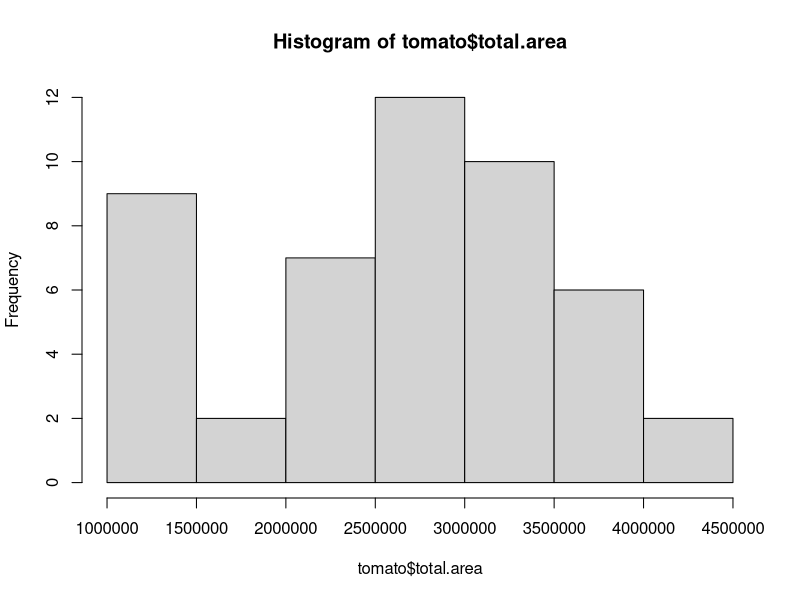
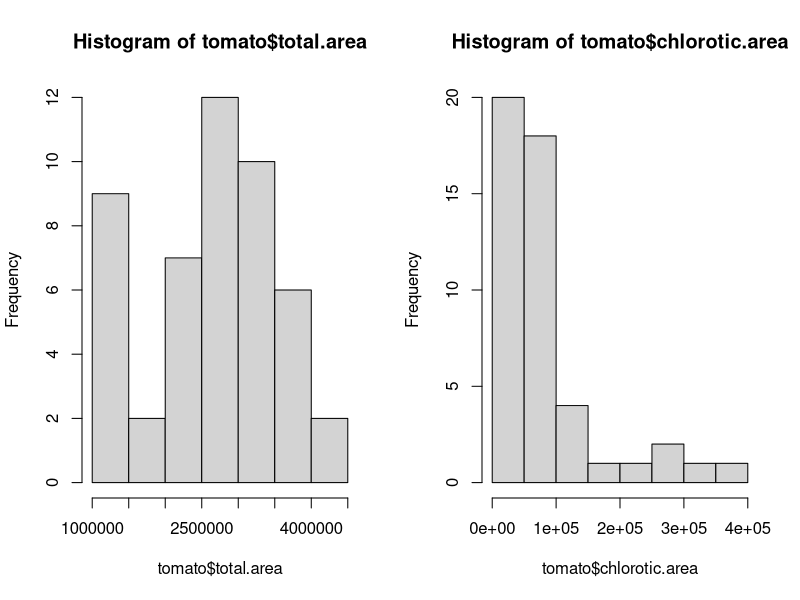
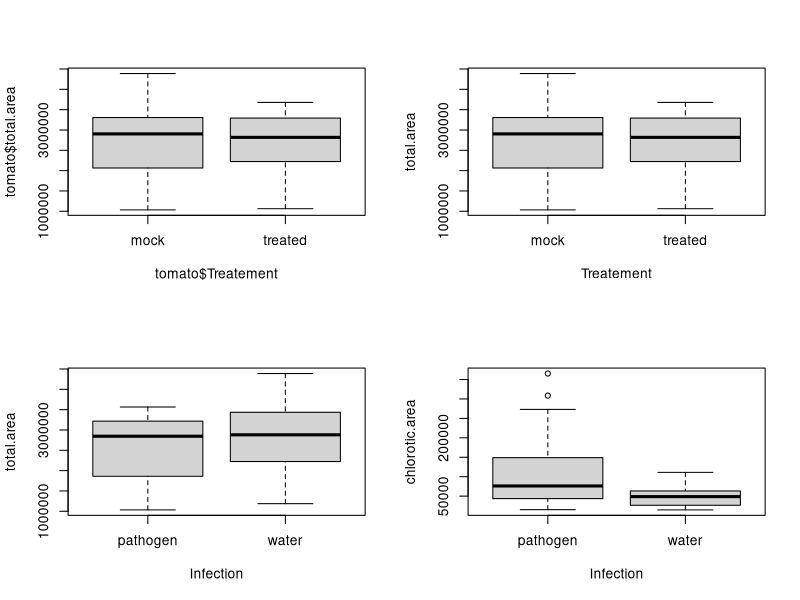
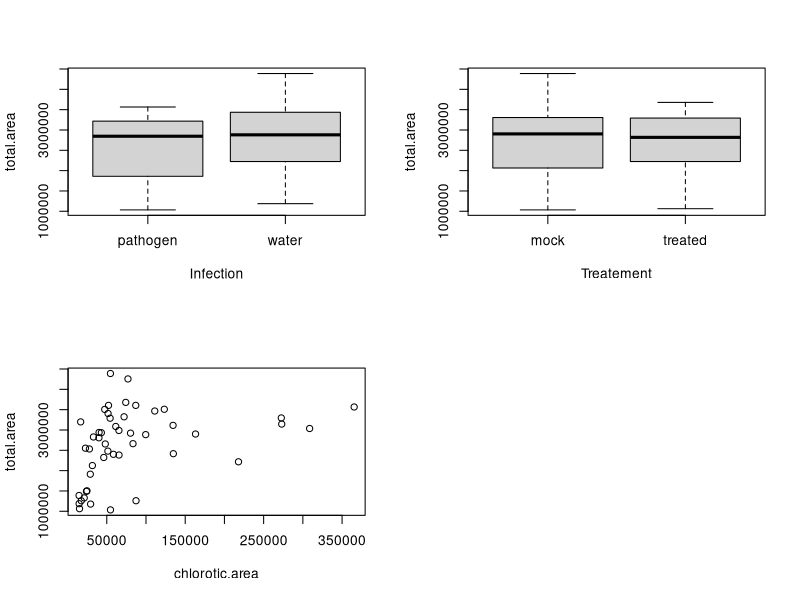
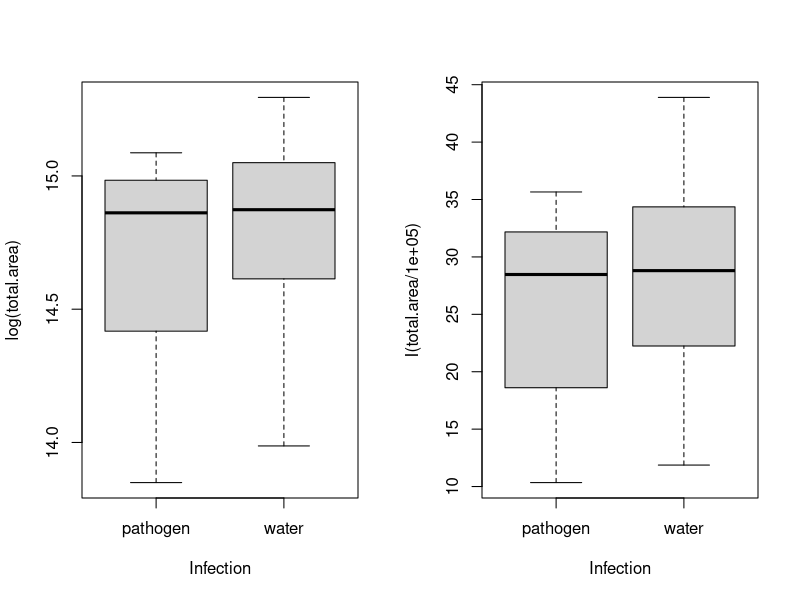
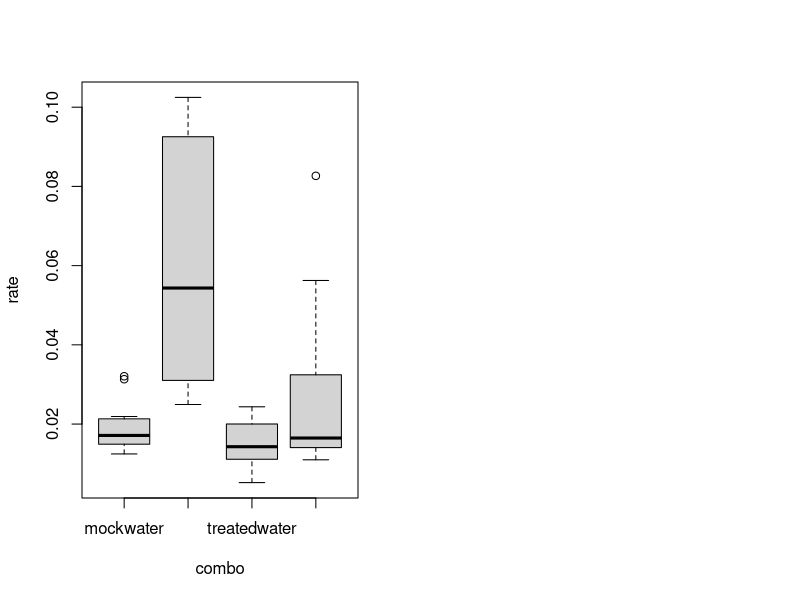

Write the R code that produced these figures, in order.
## ---- chunk 1
knitr::opts_chunk$set(echo = TRUE)
## ---- chunk 2
#tomato_data_2025_ILL_test_repeat<-read.csv("Rocio_tomato_modified.csv")
tomato<-read.csv("Rocio_tomato_modified.csv")
## ---- chunk 3
summary(tomato)
## ---- chunk 4
head(tomato)
## ---- chunk 5
tomato$rep<-as.factor(tomato$rep)
tomato$Treatement<-as.factor(tomato$Treatement)
tomato$Infection<-as.factor(tomato$Infection)
summary(tomato)
## ---- chunk 6
which(tomato$Infection=="pathogn") #find the position of the error in the variable
tomato$Infection[10] #confirm that this is the error
tomato$Infection[10]<-"pathogen" #correct the error FOREVER by overwritting
tomato$Infection<-droplevels(tomato$Infection) #erase the empty factor level
summary(tomato) #check the summary again
## ---- chunk 7
hist(tomato$total.area)
## ---- chunk 8
par(mfrow=c(1,2))# Create a 1 x 2 plotting matrix
hist(tomato$total.area)
hist(tomato$chlorotic.area)
## ---- chunk 9
par(mfrow=c(2,2))# Create a 2 x 2 plotting matrix
# The next 4 plots created will be plotted next to each other
plot(tomato$total.area~tomato$Treatement)
plot(total.area~Treatement, data=tomato) #this is the same but the XY labels change
plot(total.area~Infection, data=tomato)
plot(chlorotic.area~Infection, data=tomato)
## ---- chunk 10
plot(total.area~Infection*Treatement, data=tomato)
## ---- chunk 11
plot(total.area~chlorotic.area, data=tomato)
## ---- chunk 12
par(mfrow=c(1,2))
plot(log(total.area)~Infection,data=tomato)
plot(I(total.area/100000)~Infection,data=tomato)
## ---- chunk 13
tomato$combo<-as.factor(paste(tomato$Treatement,tomato$Infection,sep=""))
tomato$rate<-tomato$chlorotic.area/tomato$total.area
tomato$combo<-factor(tomato$combo,levels=levels(tomato$combo)[c(2,1,4,3)]) #here we reorder the levels
plot(rate~combo,data=tomato)
